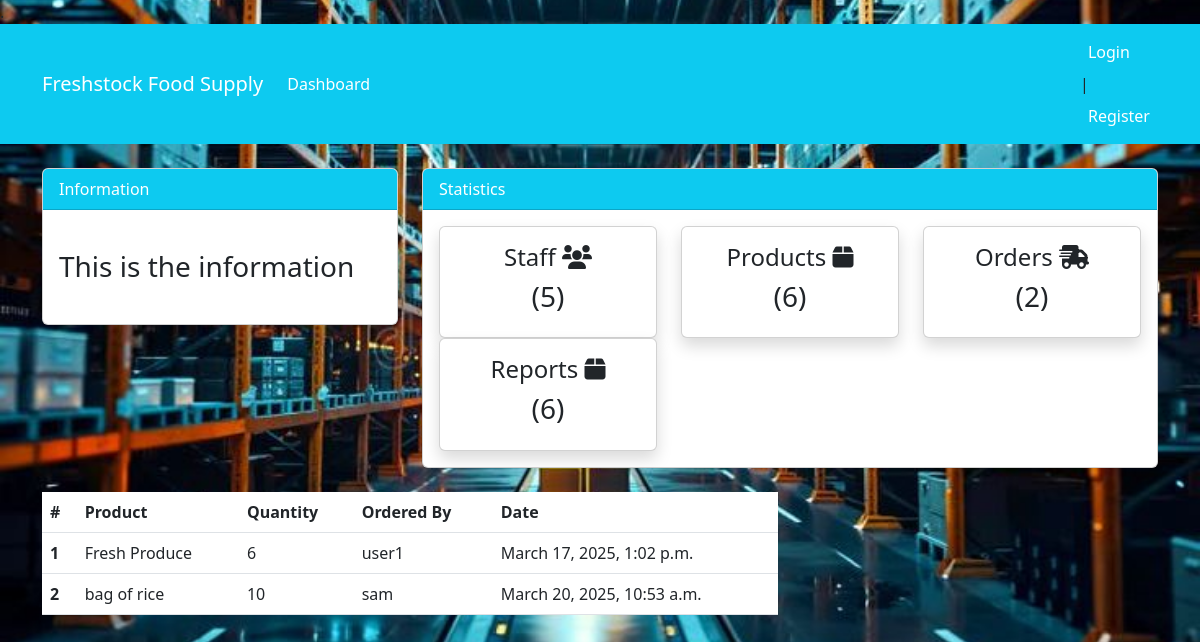
The page /order/ on the database its author committed.
### dashboard/models.py (models this page shows, shortened)
class Order(models.Model):
    product = models.ForeignKey(Product, on_delete=models.CASCADE, null=True)
    staff = models.ForeignKey(User, on_delete=models.CASCADE, null=True)
    order_quantity = models.PositiveIntegerField(null=True)
    date = models.DateTimeField(auto_now_add=True)

class Product(models.Model):
    name = models.CharField(max_length=100, null=True)
    quantity = models.PositiveIntegerField(null=True)

### dashboard/views.py (the view)
# urls.py: path('order/', views.order, name='dashboard-order'),
def order(request):
    orders = Order.objects.all()
    return render(request, 'dashboard/order.html', {
        'users': users,
        'products': products,
        'orders': orders
        })

### templates/dashboard/order.html (shortened to what this page needs)
{% extends 'partials/base.html' %}
{% block content %}
{% include 'partials/nav.html' %}
{% include 'partials/topnav.html' %}
<div class="container">
    <div class="row my-4">
        <div class="col-md-8">
            <table class="table bg-white">
                <thead class="bg-info">
                    <tr class="text-white">
                        <th scope="col">#</th>
                        <th scope="col">Product</th>
                        <th scope="col">Quantity</th>
                        <th scope="col">Ordered By</th>
                        <th scope="col">Date</th>
                    </tr>
                </thead>
                <tbody>
                    {% for order in orders %}
                    <tr>
                        <th scope="row">{{ forloop.counter }}</th>
                        <td>{{ order.product.name }}</td>
                        <td>{{ order.order_quantity }}</td>
                        <td>{{ order.staff.username }}</td>
                        <td>{{ order.date }}</td>
                    </tr>
                    {% endfor %}
                </tbody>
            </table>
        </div>
    </div>
</div>
{% endblock %}

### static/style.css (style rules this page uses)
body { background-image: url('static/images/warehouse.jpeg'); background-size: cover; background-position : center; background-repeat : no-repeat }

### templates/partials/base.html (style rules this page uses)
body { background-image: url('static/images/warehouse.jpeg'); background-size: cover; background-position : center; background-repeat : no-repeat }

### rows shown on the page
Order: product.name "Fresh Produce", order_quantity "6", staff.username "user1", date "March 17, 2025, 1:02 p.m."
Order: product.name "bag of rice", order_quantity "10", staff.username "sam", date "March 20, 2025, 10:53 a.m."

### other values the page prints
{{ users.count }} "5"
{{ products.count }} "6"
{{ orders.count }} "2"
